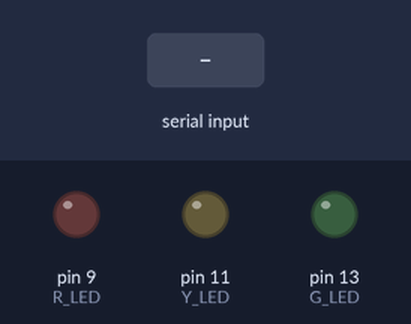
Bench run of a sketch on a simulated Arduino Uno, built with avr-gcc and run on an emulated ATmega328P. Shown: output pins drawn as LEDs (lit = HIGH). The test bench sets the inputs (shaded band).

Above: at 1.2 s.
1.3 s: "1" received over Serial
At 2.2 s:
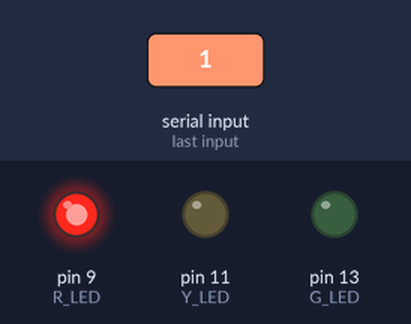
2.8 s: "2" received over Serial
At 3.3 s:
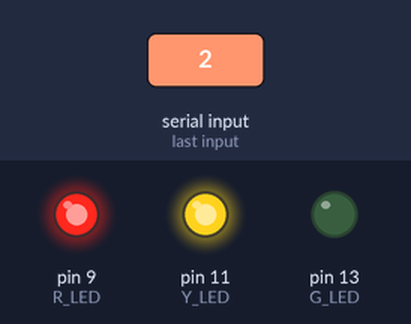
4.3 s: "3" received over Serial
At 5.5 s:
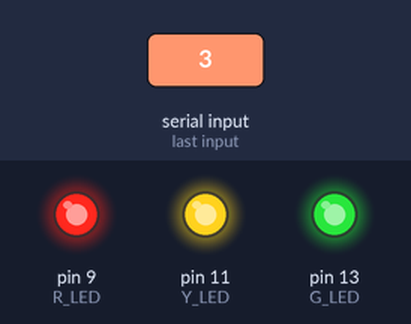
5.8 s: "1" received over Serial
At 6.8 s:
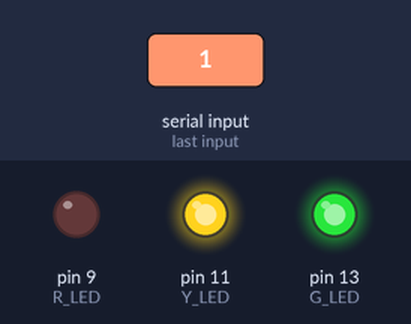
7.3 s: "2" received over Serial
At 7.9 s:
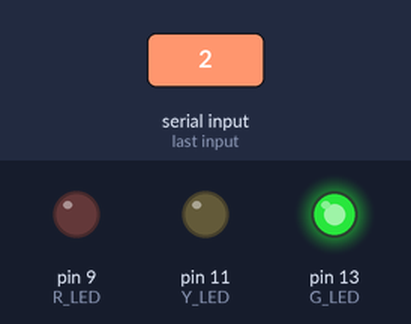
Timing chart, 0 to 9.8 s (numbered marks = the images above; inputs shaded):
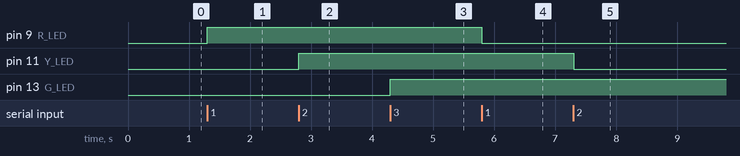

Measured:
- after the input at 1.3 s, pin 9 (R_LED): LOW → HIGH at once
- after the input at 2.8 s, pin 11 (Y_LED): LOW → HIGH at once
- after the input at 4.3 s, pin 13 (G_LED): LOW → HIGH at once
- after the input at 5.8 s, pin 9 (R_LED): HIGH → LOW at once
- after the input at 7.3 s, pin 11 (Y_LED): HIGH → LOW at once

The sketch:

sketch.ino
```cpp
#define R_LED 9
#define Y_LED 11
#define G_LED 13

void setup() {
  // initialize digital pin LED_BUILTIN as an output.
  Serial.begin(9600);
  pinMode(R_LED, OUTPUT);
  pinMode(Y_LED, OUTPUT);
  pinMode(G_LED, OUTPUT);
}

void loop() {
  // send data only when you receive data:
  if (Serial.available() > 0) {
    int ledColor = Serial.read();
    switch(ledColor){
      case 49:
        changeLedStatus(R_LED);
        break;
      case 50:
        changeLedStatus(Y_LED);
        break;
      case 51:
        changeLedStatus(G_LED);
        break;
    }
  }
}

void changeLedStatus(int pin){
  digitalWrite(pin, !digitalRead(pin));
}
```
